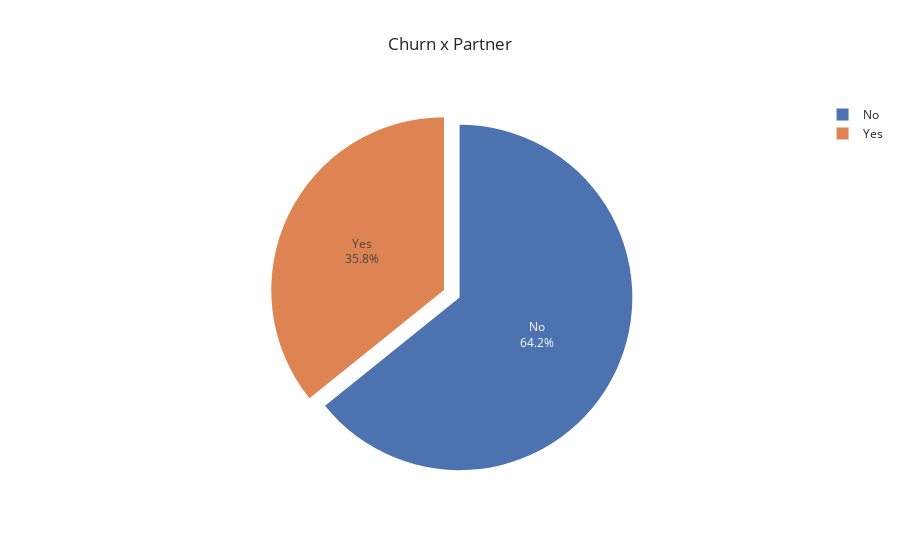

The notebook cell saved with this chart:
### Code cell
# Churn x partner
fig = px.pie(churn, names = 'Partner', template = 'seaborn',
            title = 'Churn x Partner')
fig.update_traces(pull = [0.1], textinfo = "percent+label")
fig.show()

### Figure 1 — Plotly figure (JSON) as saved in the notebook; plotly's stock layout.template omitted (floating-point values rounded to 4 significant figures; data arrays with more than 128 entries replaced by an {"elided": "..."} marker saying what was removed)
{"data": [{"domain": {"x": [0, 1], "y": [0, 1]}, "hovertemplate": "Partner=%{label}<extra></extra>", "labels": {"elided": "1869 str values"}, "legendgroup": "", "name": "", "pull": [0.1], "showlegend": true, "textinfo": "percent+label", "type": "pie"}], "layout": {"legend": {"tracegroupgap": 0}, "title": {"text": "Churn x Partner"}}}
